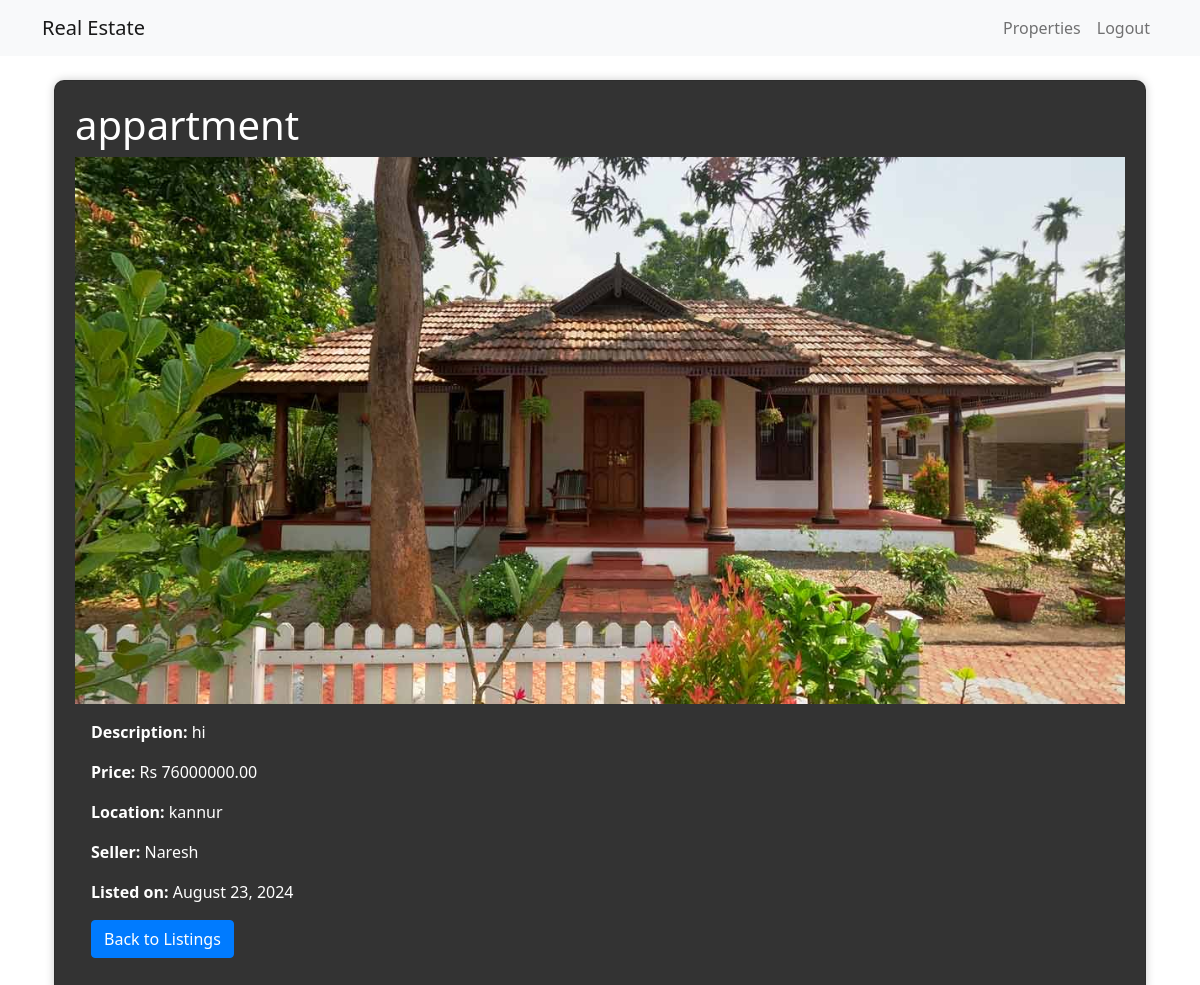
Page /property/9/ (signed in) on the committed database.
### stage/models.py (models this page shows, shortened)
class Property(models.Model):
    title = models.CharField(max_length=200)
    description = models.TextField()
    price = models.DecimalField(max_digits=10, decimal_places=2)
    location = models.CharField(max_length=200)
    seller = models.ForeignKey(User, on_delete=models.CASCADE, related_name='properties')
    is_sold = models.BooleanField(default=False)
    created_at = models.DateTimeField(auto_now_add=True)
    image = models.ImageField(upload_to='property_images/', null=True, blank=True)

class User(AbstractUser):
    is_buyer = models.BooleanField(default=False)
    is_seller = models.BooleanField(default=False)
    groups = models.ManyToManyField(
        'auth.Group',
        related_name='custom_user_set',
        blank=True,
        help_text='The groups this user belongs to.',
        verbose_name='groups',
    )
    user_permissions = models.ManyToManyField(
        'auth.Permission',
        related_name='custom_user_permissions_set',
        blank=True,
        help_text='Specific permissions for this user.',
        verbose_name='user permissions',
    )

### stage/views.py (the view)
# urls.py: path('property/<int:pk>/', views.property_detail, name='property_detail'),
@login_required
def property_detail(request, pk):
    property = get_object_or_404(Property, pk=pk)
    return render(request, 'property_detail.html', {'property': property})

### stage/templates/property_detail.html (shortened to what this page needs)
{% extends 'base.html' %}
{% block content %}
<div class="container">
    <div class="row">
        <div class="col-md-12">
            <div class="card">
                <h1 class="card-title">{{ property.title }}</h1>
                {% if property.image %}
                    <img src="{{ property.image.url }}" alt="{{ property.title }}" class="img-fluid">
                {% endif %}
                <div class="card-body">
                    <p class="card-text"><strong>Description:</strong> {{ property.description }}</p>
                    <p class="card-text"><strong>Price:</strong> Rs {{ property.price }}</p>
                    <p class="card-text"><strong>Location:</strong> {{ property.location }}</p>
                    <p class="card-text"><strong>Seller:</strong> {{ property.seller.username }}</p>
                    <p class="card-text"><strong>Listed on:</strong> {{ property.created_at|date:"F d, Y" }}</p>
                    <a href="{% url 'property_list' %}" class="btn btn-secondary">Back to Listings</a>
                </div>
            </div>
        </div>
    </div>
</div>
{% endblock %}

### stage/templates/property_detail.html (style rules this page uses)
.card { background-color: #333; padding: 20px; border-radius: 10px; box-shadow: 0 0 10px rgba(0, 0, 0, 0.2); }
.card-text, .card-title, h1, h5, p { color: #FFFFFF; }
.btn-success, .btn-secondary { background-color: #007bff; border-color: #007bff; }

### rows in the picture
Property: title "appartment", image (picture), description "hi", price "76000000.00", location "kannur", seller.username "Naresh", created_at "August 23, 2024"
